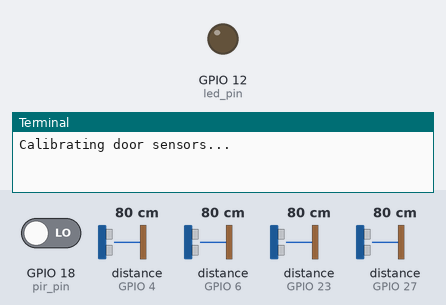
Bench run of a program on a simulated Raspberry Pi (BCM pin numbers). Parts: output pins drawn as LEDs (lit = HIGH), the last lines printed to the terminal. Inputs (shaded band) come from the test bench; at power-on: GPIO 18 (pir_pin) LOW, distance to the obstacle (sensors on GPIO 4, GPIO 6, GPIO 23, GPIO 27) 80 cm. The echo pulse lasts 58.3 µs per cm; random numbers come from a fixed seed; no MQTT or app messages arrive unless stated; web requests get an empty 200 reply after 0.4 s; threads take turns every 2 ms; the clock reads 2024-03-15 10:24:30 at power-on unless the program sets it.

Above: at 1.2 s.
1.3 s: GPIO 18 (pir_pin) driven HIGH
At 2.6 s:
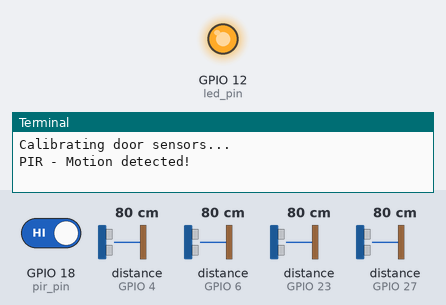
11.9 s: GPIO 18 (pir_pin) driven LOW
At 13.0 s:
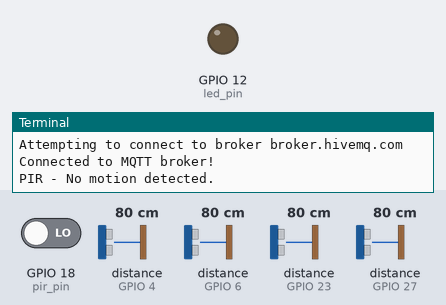
Timing chart, 0 to 14.4 s (numbered marks = the images above; inputs shaded):
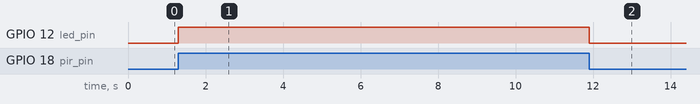

Measured:
- after the input at 1.3 s, GPIO 12 (led_pin): LOW → HIGH at once
- after the input at 11.9 s, GPIO 12 (led_pin): HIGH → LOW at once

The program:

main.py
```python
import time
from motionHandler import pir_handler
from ultrasonicHandler import ultrasonic_handler
from actuatorHandler import actuator_handler
from mqttHandler import mqtt_handler

class Main:
    # Class-level attributes for better readability
    FREE = "FREE"                    # No one's at the door
    CHECK_LOW = "CHECK_LOW"          # Lower sensor has been triggered, waiting for the other sensor
    CHECK_HIGH = "CHECK_HIGH"        # Higher sensor has been triggered, waiting for the other sensor
    OCCUPIED_CHILD = "OCCUPIED_CHILD"  # Child detected passing through the door
    OCCUPIED_ADULT = "OCCUPIED_ADULT"  # Adult detected passing through the door

    # Threshold values (in seconds)
    timeslot_child_alone = 60       # Time after which a notification is sent if a child is alone
    timeslot_actuator_off = 10      # Time before re-enabling the actuator
    notification_sent = False       # Flag to indicate if a notification was already sent

    def __init__(self):
        # Initialize room occupancy flags
        self.child_in_room = False
        self.adult_in_room = False

        # Sensor and motion detection timeouts
        self.timeslot_both_sensors = 0.5  # Time to detect both sensors triggered
        self.timeslot_pir = 30           # Timeout for detecting motion in the room

        # Status variables
        self.previous_status = self.FREE
        self.door_status = self.FREE

        # Timestamps for tracking events
        self.timestamp_door = time.time()
        self.timestamp_child_alone = time.time()
        self.timestamp_pir = time.time()
        self.timestamp_actuator = time.time()

    # Helper functions to update timestamps
    def updateTimestampDoor(self):
        self.timestamp_door = time.time()

    def updateTimestampPir(self):
        self.timestamp_pir = time.time()

    def updateTimestampChild(self):
        self.timestamp_child_alone = time.time()

    def updateTimestampActuator(self):
        self.timestamp_actuator = time.time()

    # Determine the current door status based on sensor inputs
    def getCurrentStatusDoor(self):
        if self.door_status == self.FREE:
            # Check if either sensor is triggered
            if ultrasonic_handler.lower_detected:
                self.door_status = self.CHECK_LOW
                self.updateTimestampDoor()
            elif ultrasonic_handler.higher_detected:
                self.door_status = self.CHECK_HIGH
                self.updateTimestampDoor()

        if self.door_status in [self.CHECK_LOW, self.CHECK_HIGH]:
            # Check if both sensors are triggered within the threshold
            if time.time() - self.timestamp_door < self.timeslot_both_sensors:
                if self.door_status == self.CHECK_LOW and ultrasonic_handler.higher_detected:
                    self.door_status = self.OCCUPIED_ADULT
                elif self.door_status == self.CHECK_HIGH and ultrasonic_handler.lower_detected:
                    self.door_status = self.OCCUPIED_ADULT
            else:
                # If the higher sensor triggered first, assume no detection
                if self.door_status == self.CHECK_HIGH:
                    self.door_status = self.FREE
                else:
                    self.door_status = self.OCCUPIED_CHILD

        # Reset door status if neither sensor is active
        if self.door_status in [self.OCCUPIED_CHILD, self.OCCUPIED_ADULT]:
            if not ultrasonic_handler.lower_detected and not ultrasonic_handler.higher_detected:
                self.door_status = self.FREE

        # Log status change for debugging
        if self.previous_status != self.door_status:
            print(self.door_status)

    # Determine the current room occupancy status
    def getCurrentStatusRoom(self):
        current_status_child = self.child_in_room
        current_status_adult = self.adult_in_room

        # Update room occupancy based on the door status
        if self.door_status == self.FREE:
            if self.previous_status == self.OCCUPIED_CHILD:
                self.child_in_room = not self.child_in_room
                self.updateTimestampPir()
            elif self.previous_status == self.OCCUPIED_ADULT:
                self.adult_in_room = not self.adult_in_room
                self.updateTimestampPir()

        # Handle motion detection in the room
        if self.adult_in_room or self.child_in_room:
            if pir_handler.motion_detected:
                self.updateTimestampPir()
            elif time.time() - self.timestamp_pir > self.timeslot_pir:
                # No motion detected for the timeout duration
                print(f"No motion detected for {self.timeslot_pir}s. Assuming the room is empty.")
                self.adult_in_room = False
                self.child_in_room = False

        # Log changes in room occupancy
        if current_status_adult != self.adult_in_room:
            if self.adult_in_room:
                print("An adult is in the room")
            else:
                print("No adults in this room")

        if current_status_child != self.child_in_room:
            if self.child_in_room:
                print("A child is in the room")
                if not self.adult_in_room:
                    print("Child is alone!")
                    self.updateTimestampChild()
            else:
                print("No children in this room")

        # Update previous door status for tracking changes
        self.previous_status = self.door_status

    # Actuator control logic based on room occupancy
    def actuate(self):
        if self.child_in_room and not self.adult_in_room:
            # Send notification if the child is alone for too long
            if not self.notification_sent and time.time() - self.timestamp_child_alone > self.timeslot_child_alone:
                mqtt_handler.send_notification(f"A child has been alone in the room for over {self.timeslot_child_alone} seconds!")
                self.notification_sent = True
                print(f"A child has been alone for more than {self.timeslot_child_alone}s. Sending notification...")

            # Turn off actuator if the child is near it
            if actuator_handler.actuator_is_on and ultrasonic_handler.actuator_detected:
                actuator_handler.turnOffActuator()
                self.updateTimestampActuator()
                mqtt_handler.send_notification("An appliance has been disabled for safety.")
                print("A child alone in the room has got close to a plug. Turning it OFF...")
        elif not actuator_handler.actuator_is_on and not (not self.adult_in_room and self.child_in_room) and time.time() - self.timestamp_actuator > self.timeslot_actuator_off:
            # Re-enable the actuator if conditions are safe
            print(f"{self.timeslot_actuator_off}s have passed. Turning actuator back ON...")
            actuator_handler.turnOnActuator()
            print("Actuator re-enabled.")
        else:
            # Reset notification flag when conditions are met
            self.notification_sent = False
            self.updateTimestampChild()


# Create an instance of the Main class
main_instance = Main()

# Main loop to continuously monitor and handle room events
while True:
    main_instance.getCurrentStatusDoor()
    main_instance.getCurrentStatusRoom()
    main_instance.actuate()
    time.sleep(0.001)  # Reduce CPU usage while allowing data to be updated
```

motionHandler.py
```python
from gpiozero import MotionSensor, LED
from threading import Thread
import time

class MotionSensorHandler:
    def __init__(self, pir_pin, led_pin):
        self.pir = MotionSensor(pir_pin)
        self.led = LED(led_pin)
        self.motion_detected = False

        # Start monitoring in a separate thread
        thread = Thread(target=self.monitor_motion)
        thread.daemon = True  # Ensures the thread exits when the main program does
        thread.start()

    def monitor_motion(self):
        while True:
            self.pir.wait_for_motion()
            self.motion_detected = True
            self.led.on()
            print("PIR - Motion detected!")

            time.sleep(2)
            self.pir.wait_for_no_motion()
            self.motion_detected = False
            self.led.off()
            print("PIR - No motion detected.")
            time.sleep(2)

# Create an instance of the handler with PIR on GPIO 18 and LED on GPIO 12
pir_handler = MotionSensorHandler(pir_pin=18, led_pin=12)
```

ultrasonicHandler.py
```python
# ultrasonic_handler.py
from gpiozero import DistanceSensor
from threading import Thread
import time
import math

class UltrasonicSensorHandler:
    def __init__(self, pin1, pin2, pin3, pin4=None):


        self.door_lowersize = 0
        self.door_highersize = 0
        self.calibrated = False
        self.tolerance = 5   # Minimum difference beetween door size and registered value in cm

        self.lower_detected = False
        self.higher_detected = False
        self.actuator_detected = False

        self.ENABLE_DIRECTION_SENSOR = (pin4 != None)
        self.direction_detected = False


        # Initialize three ultrasonic sensors
        self.lower_sensor = DistanceSensor(echo=pin1[0], trigger=pin1[1])
        self.higher_sensor = DistanceSensor(echo=pin2[0], trigger=pin2[1])
        self.actuator_sensor = DistanceSensor(echo=pin3[0], trigger=pin3[1])

        # Initialize only if sensor is available
        if self.ENABLE_DIRECTION_SENSOR:
            self.direction_sensor = DistanceSensor(echo=pin4[0], trigger=pin4[1])

        # Store the latest distance readings
        self.distances = {"lower_sensor": None, "higher_sensor": None, "actuator_sensor": None, "direction_sensor": None}

        # Get stable door size
        print("Calibrating door sensors...")
        while(not self.calibrated):
            self.calibrate_sensors()
        print("Calibration complete. Door size is " + str(self.door_lowersize))

        self.lower_sensor.threshold_distance = self.door_lowersize - 0.05
        self.higher_sensor.threshold_distance = self.door_highersize - 0.05

        if self.ENABLE_DIRECTION_SENSOR:
            self.direction_sensor.threshold_distance = self.door_direction_size - 0.05

        # Start the lower sensor monitoring thread
        thread = Thread(target=self.monitor_sensor_low)
        thread.daemon = True  # The thread will exit when the main program exits
        thread.start()

        # Start the higher sensor monitoring thread
        thread = Thread(target=self.monitor_sensor_high)
        thread.daemon = True  # The thread will exit when the main program exits
        thread.start()

        # Start the monitoring thread
        thread = Thread(target=self.monitor_sensor_actuator)
        thread.daemon = True  # The thread will exit when the main program exits
        thread.start()

        # Start the direction sensor monitoring thread (if available)
        if self.ENABLE_DIRECTION_SENSOR:
            thread = Thread(target=self.monitor_sensor_direction)
            thread.daemon = True  # The thread will exit when the main program exits
            thread.start()


    # Measure the distance three times and check for a stable door size to set.
    def calibrate_sensors(self):

            measures_lower = []
            measures_higher = []

            if self.ENABLE_DIRECTION_SENSOR:
                measures_direction = []

            for i in range(3):
                # Update the distance readings
                self.distances["lower_sensor"] = self.lower_sensor.distance
                measures_lower.append(self.distances["lower_sensor"])

                # Small delay to avoid interference
                time.sleep(0.1)

                self.distances["higher_sensor"] = self.higher_sensor.distance
                measures_higher.append(self.distances["higher_sensor"])

                if self.ENABLE_DIRECTION_SENSOR:
                    time.sleep(0.1)

                    self.distances["direction_sensor"] = self.direction_sensor.distance
                    measures_direction.append(self.distances["direction_sensor"])

                time.sleep(1)


            mean = sum(measures_lower) / len(measures_lower)   # mean
            var  = sum(pow(x-mean,2) for x in measures_lower) / len(measures_lower)  # variance
            std_lower  = math.sqrt(var)  # standard deviation

            mean = sum(measures_higher) / len(measures_higher)   # mean
            var  = sum(pow(x-mean,2) for x in measures_higher) / len(measures_higher)  # variance
            std_higher  = math.sqrt(var)  # standard deviation

            if self.ENABLE_DIRECTION_SENSOR:
                mean = sum(measures_higher) / len(measures_higher)   # mean
                var  = sum(pow(x-mean,2) for x in measures_higher) / len(measures_higher)  # variance
                std_direction  = math.sqrt(var)  # standard deviation


            if std_lower > 2 or std_higher > 2 or (self.ENABLE_DIRECTION_SENSOR and std_direction > 2):
                print("Unable to calibrate door sensors: keep the door area free. Retrying...")
            else:
                self.calibrated = True
                self.door_lowersize = sum(measures_lower) / len(measures_lower)
                self.door_highersize = sum(measures_higher) / len(measures_higher)
                if self.ENABLE_DIRECTION_SENSOR:
                    self.door_direction_size = sum(measures_direction) / len(measures_direction)


    def monitor_sensor_low(self):
        while True:
            self.lower_sensor.wait_for_in_range()
            self.lower_detected = True
            print("Lower sensor - Motion detected!")
            time.sleep(1)
            self.lower_sensor.wait_for_out_of_range()
            # print("Lower sensor - No motion detected")
            self.lower_detected = False

    def monitor_sensor_high(self):
        while True:
            self.higher_sensor.wait_for_in_range()
            self.higher_detected = True
            print("Higher sensor - Motion detected!")
            time.sleep(1)
            self.higher_sensor.wait_for_out_of_range()
            # print("Higher sensor - No motion detected")
            self.higher_detected = False

    def monitor_sensor_direction(self):
        time.sleep(3)
        while True:
            self.direction_sensor.wait_for_in_range()
            self.direction_detected = True
            print("Direction sensor - Motion detected!")

            time.sleep(1)
            self.direction_sensor.wait_for_out_of_range()
            # print("Higher sensor - No motion detected")
            self.direction_detected = False

    def monitor_sensor_actuator(self):
        time.sleep(3)
        while True:
            self.actuator_sensor.wait_for_in_range()
            self.actuator_detected = True
            print("Actuator sensor - Motion detected!")
            time.sleep(1)
            self.actuator_sensor.wait_for_out_of_range()
            # print("Higher sensor - No motion detected")
            self.actuator_detected = False


# Create an instance of the handler
# NOTE UNCOMMENT THIS IF ONLY 3 SENSORS ARE AVAILABLE, AND BE SURE TO CHECK THE PINS

# ultrasonic_handler = UltrasonicSensorHandler(
#     pin1=(27, 17),  # Echo and Trigger pins for Lower Sensor
#     pin2=(23, 22),  # Echo and Trigger pins for Higher Sensor
#     pin3=(6, 5)   # Echo and Trigger pins for Actuator Sensor
#     # pin4=(??,??)    # Echo and Trigger pins for Direction Sensor
# )


# Create an instance of the handler (used to test the direction sensor, and ignoring the the actuator sensor)
# NOTE UNCOMMENT THIS IF 4 SENSORS ARE AVAILABLE, AND BE SURE TO CHECK THE PINS

# ultrasonic_handler = UltrasonicSensorHandler(
#     pin1=(27, 17),  # Echo and Trigger pins for Lower Sensor
#     pin2=(23, 22),  # Echo and Trigger pins for Higher Sensor
#     pin3=(4, 16),   # Random unused pins
#     pin4=(6, 5)    # Echo and Trigger pins for direction sensor
# )

ultrasonic_handler = UltrasonicSensorHandler(
    pin1=(27, 17),  # Echo and Trigger pins for Lower Sensor
    pin2=(6, 5),   # Echo and Trigger pins for Higher sensor
    pin3=(4, 16),   # Random unused pins
    pin4=(23, 22),  # Echo and Trigger pins for Direction Sensor
)
```

Source omitted: actuatorHandler.py (2484 bytes), mqttHandler.py (2508 bytes)
